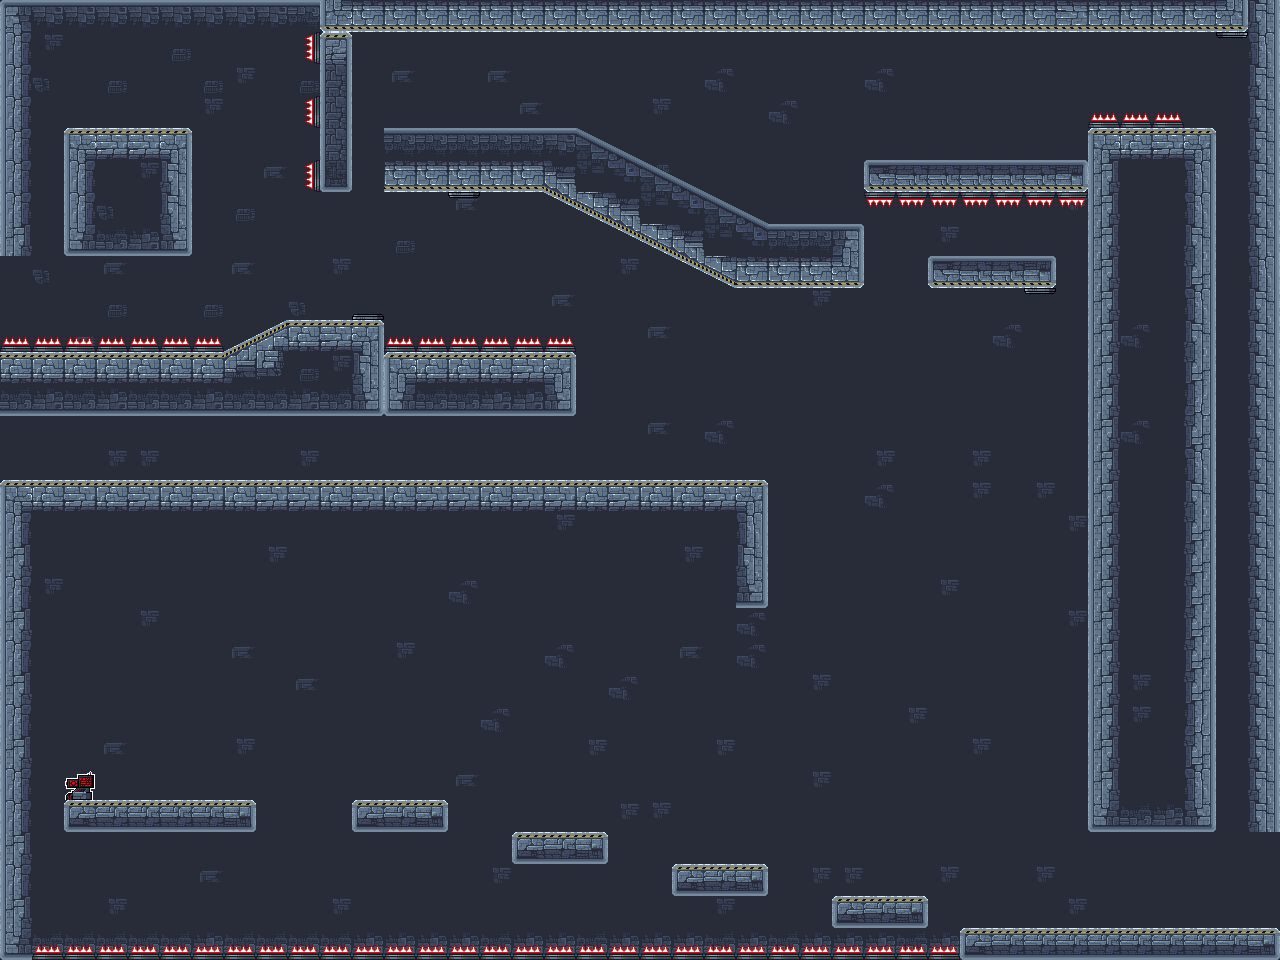

Tiled map render using the project's own tile images. Description and the map definition, with tile-layer contents summarised, below:
An orthogonal 40x30 tile map with 32x32 px tiles, 5 tile layers (backg, collides, Gswitch, spikes, ...) and 1 object (Player).

<map version="1.10" tiledversion="1.10.1" orientation="orthogonal" renderorder="right-down" width="40" height="30" tilewidth="32" tileheight="32" infinite="0" nextlayerid="8" nextobjectid="10">
 <tileset firstgid="1" source="level_tileset.tsx" />
 <layer id="3" name="backg" width="40" height="30">
  <data>[1200 cells, 1200 non-empty, 10 distinct tile ids]</data>
 </layer>
 <layer id="1" name="collides" width="40" height="30">
  <data>[1200 cells, 295 non-empty, 26 distinct tile ids]</data>
 </layer>
 <layer id="6" name="Gswitch" width="40" height="30">
  <data>[1200 cells, 4 non-empty, 1 distinct tile ids]</data>
 </layer>
 <layer id="2" name="spikes" width="40" height="30">
  <data>[1200 cells, 55 non-empty, 1 distinct tile ids]</data>
 </layer>
 <layer id="7" name="lvlend" width="40" height="30">
  <data>[1200 cells, 1 non-empty, 1 distinct tile ids]</data>
 </layer>
 <objectgroup id="5" name="entities">
  <object id="5" name="Player" x="83.5" y="117.5">
   <point />
  </object>
 </objectgroup>
</map>
